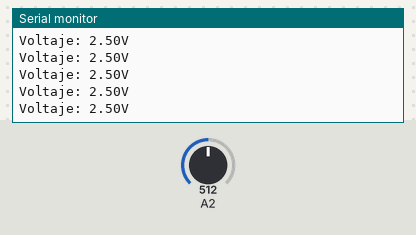
A sketch run on a simulated Arduino Uno, built with avr-gcc and run on an emulated ATmega328P. Parts: the last lines printed to the serial monitor. The test bench sets the inputs (shaded band); at power-on: A2 = 512.

Above: at 1.2 s.
1.3 s: A2 set to 716
At 2.2 s:
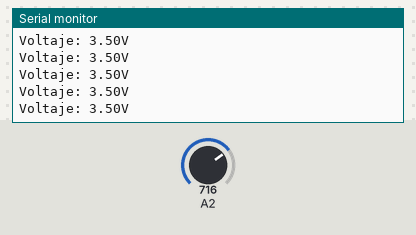
4.3 s: A2 set to 900
At 5.1 s:
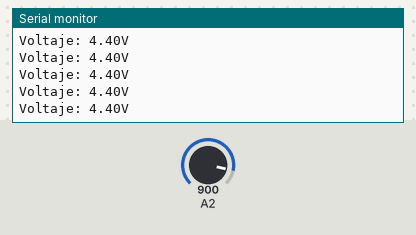
Timing chart, 0 to 7.3 s (numbered marks = the images above; inputs shaded):
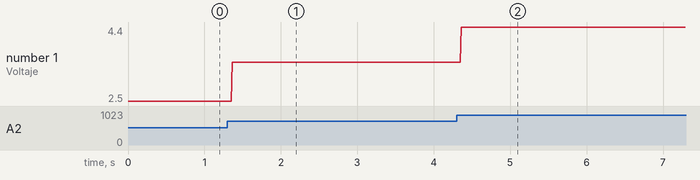

Measured:
- after the input at 1.3 s, the serial monitor: prints a new line after 0.06 s (image 1)
- after the input at 4.3 s, the serial monitor: prints a new line after 0.06 s (image 2)
- plotted number 1: 2.5 → 3.5 after the input at 1.3 s, 3.5 → 4.4 after the input at 4.3 s

The sketch:

ejemplo1.ino
```cpp
/*
  Ejemplo1 de la practica2 de lab. de Sensores y actuadores.
 */

// La funcion void se ejecuta una sola vez al correr el codigo:
void setup() {
  // Inicializa la comunicacion Serial a una velocidad de 9600 bits por segundo:
  Serial.begin(9600);
}

// La funcion loop se ejecuta infinitamente despues de que se ejecuto la funcion setup:
void loop() {
  // Lee el valor en la entrada analogica :
  int sensorValue = analogRead(A2);
  // Convertimos los valores leidos de 0-1023 a 0-5
  float value = (float)sensorValue*5/1023;
  // Imprimimos los valores leido como voltaje:
  Serial.print("Voltaje: ");
  Serial.print(value);
  Serial.println("V");
  delay(10);        // esperamos 10 ms antes de volver a ejecutar el loop
}
```
